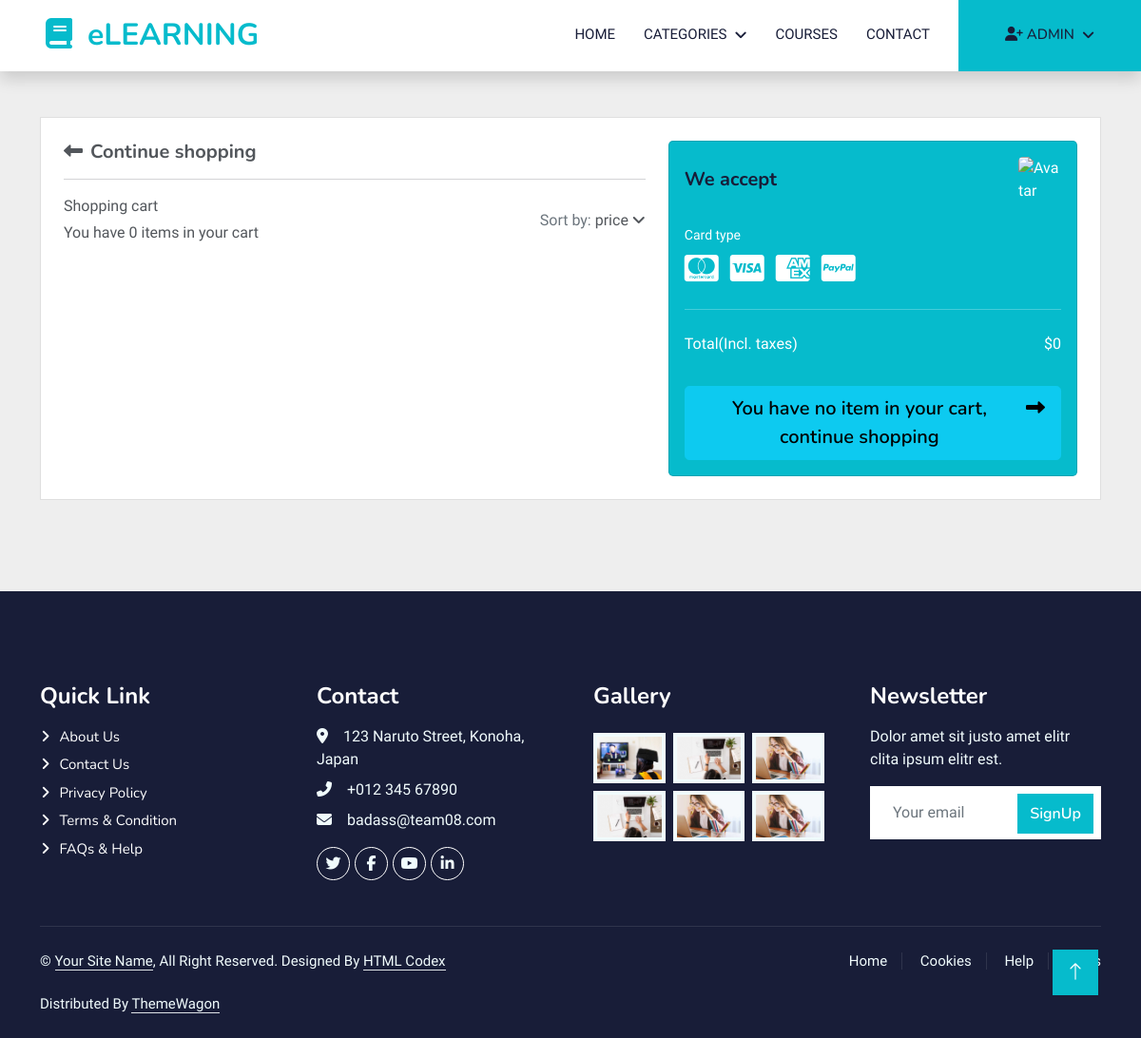
Before: /cart/ (signed in) with the older database file.
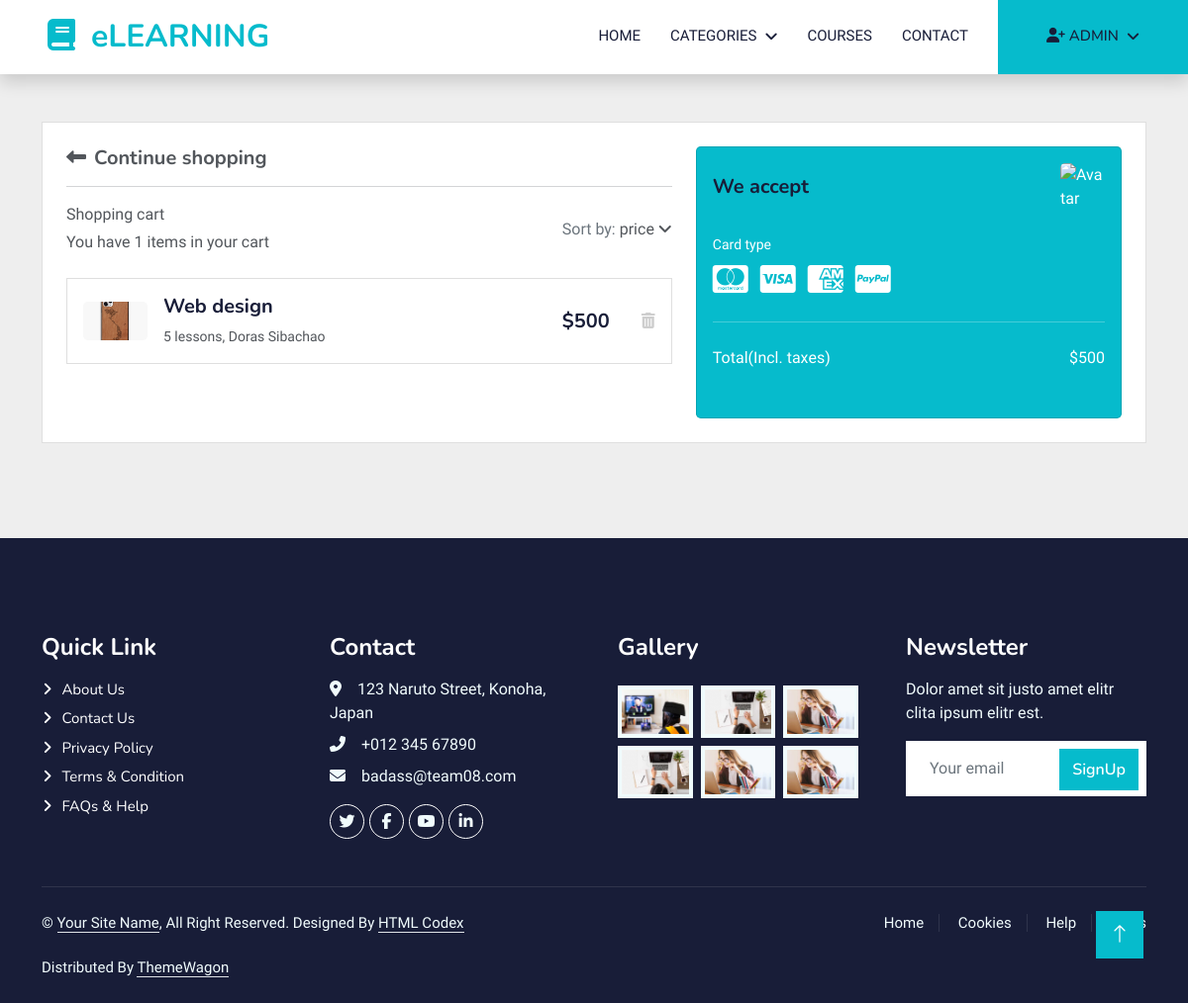
After: the same page with the newer database file.
### cart/models.py (models this page shows)
class CartItem(models.Model):
    cart = models.ForeignKey(Cart, on_delete=models.CASCADE)
    course = models.ForeignKey(Course, on_delete=models.CASCADE)
    def get_remove_cart_item_url(self):
        return reverse('remove_cart_item', args=[self.pk])

### course/models.py (models this page shows, shortened)
class Course(models.Model):
    title = models.CharField(max_length=255)
    description = models.TextField()
    price = models.PositiveIntegerField(null=True,
                                        validators=[MinValueValidator(0)], blank=True)
    instructor = models.CharField(max_length=50)
    language = models.CharField(max_length=50, default='English')
    category = models.ForeignKey(
        Category, on_delete=models.PROTECT, blank=True, null=True)
    COURSE_STATUS_AVAILABLE = 'A'
    COURSE_STATUS_UNAVAILABLE = 'UA'
    COURSE_STATUS_CHOICES = [
        (COURSE_STATUS_AVAILABLE, 'Available'),
        (COURSE_STATUS_UNAVAILABLE, 'Unavailable')
    ]
    lesson_number = models.PositiveBigIntegerField(null=True,
                                                   validators=[MinValueValidator(0)], blank=True)
    course_status = models.CharField(
        max_length=2, choices=COURSE_STATUS_CHOICES, default=COURSE_STATUS_AVAILABLE)
    rated = models.PositiveSmallIntegerField(null=True,
                                             validators=[MinValueValidator(0), MaxValueValidator(5)], blank=True)
    duration = models.DecimalField(max_digits=6, decimal_places=2,
                                   validators=[MinValueValidator(0)], blank=True, null=True)
    image = ResizedImageField(size=[500, 300], crop=['middle', 'center'],  upload_to="course/course_image/", null=True, quality=100
                              )
    video = models.FileField(
        upload_to="course/course_video", null=True)
    slug = models.SlugField(max_length=200, unique=True,
                            null=True, blank=True)

### cart/views.py (the view)
# urls.py: path('cart/', include('cart.urls')),
@login_required
def cart(request, total=0):
    try:
        if request.user.is_authenticated:
            cart = Cart.objects.get(user=request.user)
            cart_items = CartItem.objects.filter(cart=cart)
        if cart_items:
            for cart_item in cart_items:
                total += cart_item.course.price
        else:
            total = 0
    except ObjectDoesNotExist:
        pass
    context = {
        'cart_items': cart_items,
        'total': total,
    }
    return render(request, 'cart/cart.html', context=context)

### course/context_processors.py (called while the page is built)
def menu_links(request):
    links = Category.objects.all()
    return dict(links=links)

### templates/cart/cart.html (shortened to what the changed rows need)
{% extends 'base.html' %} {% load static %}  {% block content %}
<section class="h-100 h-custom" style="background-color: #eee">
  <div class="container py-5 h-100">
    <div class="row d-flex justify-content-center align-items-center h-100">
      <div class="col">
        <div class="card">
          <div class="card-body p-4">
            <div class="row">
              <div class="col-lg-7">
                <div
                  class="d-flex justify-content-between align-items-center mb-4"
                >
                  <div>
                    <p class="mb-1">Shopping cart</p>
                    <p class="mb-0">
                      You have {{cart_items.count}} items in your cart
                    </p>
                  </div>
                </div>
                {% for cart_item in cart_items %}
                <div class="card mb-3">
                  <div class="card-body">
                    <div class="d-flex justify-content-between">
                      <div class="d-flex flex-row align-items-center">
                        <div>
                          <img
                            src="{{cart_item.course.image.url}}"
                            class="img-fluid rounded-3"
                            alt="Shopping item"
                            style="width: 65px"
                          />
                        </div>
                        <div class="ms-3">
                          <h5>{{cart_item.course.title}}</h5>
                          <p class="small mb-0">
                            {{cart_item.course.lesson_number}} lessons,
                            {{cart_item.course.instructor}}
                          </p>
                        </div>
                      </div>
                      <div class="d-flex flex-row align-items-center">
                        <div style="width: 80px">
                          <h5 class="mb-0">${{cart_item.course.price}}</h5>
                        </div>
                        <a
                          href="{{cart_item.get_remove_cart_item_url}}"
                          style="color: #cecece"
                          ><i class="fas fa-trash-alt"></i
                        ></a>
                      </div>
                    </div>
                  </div>
                </div>
                {% endfor %}
              </div>
              <div class="col-lg-5">
                <div class="card bg-primary text-white rounded-3">
                  <div class="card-body">
                    <div class="d-flex justify-content-between mb-4">
                      <p class="mb-2">Total(Incl. taxes)</p>
                      <p class="mb-2">${{total}}</p>
                    </div>
                    {% if cart_items %}
                    <div id="paypal-button-container"></div>
                    {% else %}
                    <div class="text-center">
                      <a
                        href="{% url 'course' %}"
                        type="button"
                        class="btn btn-info btn-block btn-lg"
                      >
                        <div class="d-flex justify-content-between">
                          <span
                            >You have no item in your cart, continue
                            shopping</span
                          >
                          <span>
                            <i class="fas fa-long-arrow-alt-right ms-2"></i
                          ></span>
                        </div>
                      </a>
                    </div>
                    {% endif %}
                  </div>
                </div>
              </div>
            </div>
          </div>
        </div>
      </div>
    </div>
  </div>
</section>
{% endblock content %}

Changed rows visible on the page:
added CartItem: course.image (picture), course "Web design", course.lesson_number "5", course.instructor "Doras Sibachao", course.price "500"
Other visible differences:
{{ cart_items.count }}: "0" → "1"
{{ total }}: "0" → "500"
text no longer shown: "You have no item in your cart, continue shopping"
